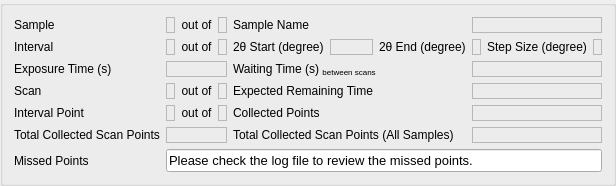
        <widget class="QGroupBox" name="statusGroupBox">
         <property name="sizePolicy">
          <sizepolicy hsizetype="Preferred" vsizetype="Preferred">
           <horstretch>0</horstretch>
           <verstretch>0</verstretch>
          </sizepolicy>
         </property>
         <property name="title">
          <string/>
         </property>
         <layout class="QGridLayout" name="gridLayout_5">
          <item row="1" column="3">
           <widget class="QELabel" name="intervalsVal">
            <property name="cursor">
             <cursorShape>IBeamCursor</cursorShape>
            </property>
            <property name="frameShape">
             <enum>QFrame::StyledPanel</enum>
            </property>
            <property name="alignment">
             <set>Qt::AlignCenter</set>
            </property>
            <property name="variable" stdset="0">
             <string>$(P)Intervals</string>
            </property>
            <property name="variableSubstitutions" stdset="0">
             <string>P=MS:</string>
            </property>
            <property name="variableAsToolTip">
             <bool>false</bool>
            </property>
            <property name="displayAlarmStateOption" stdset="0">
             <enum>QELabel::Never</enum>
            </property>
            <property name="addUnits">
             <bool>false</bool>
            </property>
           </widget>
          </item>
          <item row="0" column="2">
           <widget class="QLabel" name="outOf1">
            <property name="text">
             <string>out of</string>
            </property>
            <property name="alignment">
             <set>Qt::AlignCenter</set>
            </property>
           </widget>
          </item>
          <item row="1" column="8">
           <widget class="QLabel" name="twoThetaStepSizeLabel">
            <property name="text">
             <string>Step Size (degree)</string>
            </property>
            <property name="alignment">
             <set>Qt::AlignLeading|Qt::AlignLeft|Qt::AlignVCenter</set>
            </property>
           </widget>
          </item>
          <item row="4" column="2">
           <widget class="QLabel" name="outOf4">
            <property name="text">
             <string>out of</string>
            </property>
            <property name="alignment">
             <set>Qt::AlignCenter</set>
            </property>
           </widget>
          </item>
          <item row="0" column="0">
           <widget class="QLabel" name="sampleLabel">
            <property name="text">
             <string>Sample</string>
            </property>
           </widget>
          </item>
          <item row="4" column="0">
           <widget class="QLabel" name="pointLabel">
            <property name="text">
             <string>Interval Point</string>
            </property>
           </widget>
          </item>
          <item row="6" column="0">
           <widget class="QLabel" name="missedPointsLabel">
            <property name="text">
             <string>Missed Points</string>
            </property>
           </widget>
          </item>
          <item row="1" column="1">
           <widget class="QELabel" name="intervalVal">
            <property name="cursor">
             <cursorShape>IBeamCursor</cursorShape>
            </property>
            <property name="frameShape">
             <enum>QFrame::StyledPanel</enum>
            </property>
            <property name="alignment">
             <set>Qt::AlignCenter</set>
            </property>
            <property name="variable" stdset="0">
             <string>$(P)CurrentInterval</string>
            </property>
            <property name="variableSubstitutions" stdset="0">
             <string>P=MS:</string>
            </property>
            <property name="variableAsToolTip">
             <bool>false</bool>
            </property>
            <property name="displayAlarmStateOption" stdset="0">
             <enum>QELabel::Never</enum>
            </property>
            <property name="addUnits">
             <bool>false</bool>
            </property>
           </widget>
          </item>
          <item row="1" column="5">
           <widget class="QELabel" name="twoThetaStartVal">
            <property name="cursor">
             <cursorShape>IBeamCursor</cursorShape>
            </property>
            <property name="frameShape">
             <enum>QFrame::StyledPanel</enum>
            </property>
            <property name="alignment">
             <set>Qt::AlignCenter</set>
            </property>
            <property name="variable" stdset="0">
             <string>MS:StartPoint$(N)</string>
            </property>
            <property name="variableSubstitutions" stdset="0">
             <string>N=1</string>
            </property>
            <property name="variableAsToolTip">
             <bool>false</bool>
            </property>
            <property name="displayAlarmStateOption" stdset="0">
             <enum>QELabel::Never</enum>
            </property>
            <property name="useDbPrecision">
             <bool>false</bool>
            </property>
            <property name="addUnits">
             <bool>false</bool>
            </property>
           </widget>
          </item>
          <item row="3" column="0">
           <widget class="QLabel" name="scanLabel">
            <property name="text">
             <string>Scan</string>
            </property>
           </widget>
          </item>
          <item row="3" column="2">
           <widget class="QLabel" name="outOf3">
            <property name="text">
             <string>out of</string>
            </property>
            <property name="alignment">
             <set>Qt::AlignCenter</set>
            </property>
           </widget>
          </item>
          <item row="1" column="7">
           <widget class="QELabel" name="twoThetaEndVal">
            <property name="cursor">
             <cursorShape>IBeamCursor</cursorShape>
            </property>
            <property name="frameShape">
             <enum>QFrame::StyledPanel</enum>
            </property>
            <property name="alignment">
             <set>Qt::AlignCenter</set>
            </property>
            <property name="variable" stdset="0">
             <string>MS:EndPoint$(N)</string>
            </property>
            <property name="variableSubstitutions" stdset="0">
             <string>N=1</string>
            </property>
            <property name="variableAsToolTip">
             <bool>false</bool>
            </property>
            <property name="displayAlarmStateOption" stdset="0">
             <enum>QELabel::Never</enum>
            </property>
            <property name="useDbPrecision">
             <bool>false</bool>
            </property>
            <property name="addUnits">
             <bool>false</bool>
            </property>
           </widget>
          </item>
          <item row="1" column="4">
           <widget class="QLabel" name="twoThetaStartLabel">
            <property name="text">
             <string>2θ Start (degree)</string>
            </property>
            <property name="alignment">
             <set>Qt::AlignLeading|Qt::AlignLeft|Qt::AlignVCenter</set>
            </property>
           </widget>
          </item>
          <item row="4" column="3">
           <widget class="QELabel" name="pointsVal">
            <property name="cursor">
             <cursorShape>IBeamCursor</cursorShape>
            </property>
            <property name="frameShape">
             <enum>QFrame::StyledPanel</enum>
            </property>
            <property name="alignment">
             <set>Qt::AlignCenter</set>
            </property>
            <property name="variable" stdset="0">
             <string>$(P)TotalPoints</string>
            </property>
            <property name="variableSubstitutions" stdset="0">
             <string>P=MS:</string>
            </property>
            <property name="variableAsToolTip">
             <bool>false</bool>
            </property>
            <property name="displayAlarmStateOption" stdset="0">
             <enum>QELabel::Never</enum>
            </property>
            <property name="addUnits">
             <bool>false</bool>
            </property>
           </widget>
          </item>
          <item row="3" column="1">
           <widget class="QELabel" name="scanVal">
            <property name="cursor">
             <cursorShape>IBeamCursor</cursorShape>
            </property>
            <property name="frameShape">
             <enum>QFrame::StyledPanel</enum>
            </property>
            <property name="alignment">
             <set>Qt::AlignCenter</set>
            </property>
            <property name="variable" stdset="0">
             <string>$(P)CurrentScan</string>
            </property>
            <property name="variableSubstitutions" stdset="0">
             <string>P=MS:</string>
            </property>
            <property name="variableAsToolTip">
             <bool>false</bool>
            </property>
            <property name="displayAlarmStateOption" stdset="0">
             <enum>QELabel::Never</enum>
            </property>
            <property name="addUnits">
             <bool>false</bool>
            </property>
           </widget>
          </item>
          <item row="4" column="1">
           <widget class="QELabel" name="pointVal">
            <property name="cursor">
             <cursorShape>IBeamCursor</cursorShape>
            </property>
            <property name="frameShape">
             <enum>QFrame::StyledPanel</enum>
            </property>
            <property name="alignment">
             <set>Qt::AlignCenter</set>
            </property>
            <property name="variable" stdset="0">
             <string>$(P)CurrentPoint</string>
            </property>
            <property name="variableSubstitutions" stdset="0">
             <string>P=MS:</string>
            </property>
            <property name="variableAsToolTip">
             <bool>false</bool>
            </property>
            <property name="displayAlarmStateOption" stdset="0">
             <enum>QELabel::Never</enum>
            </property>
            <property name="addUnits">
             <bool>false</bool>
            </property>
           </widget>
          </item>
          <item row="5" column="0">
           <widget class="QLabel" name="totalCollectedScanPointsLabel">
            <property name="text">
             <string>Total Collected Scan Points</string>
            </property>
           </widget>
          </item>
          <item row="1" column="0">
           <widget class="QLabel" name="intervalLabel">
            <property name="text">
             <string>Interval</string>
            </property>
           </widget>
          </item>
          <item row="2" column="0">
           <widget class="QLabel" name="exposureTimeLabel">
            <property name="text">
             <string>Exposure Time (s)</string>
            </property>
            <property name="alignment">
             <set>Qt::AlignLeading|Qt::AlignLeft|Qt::AlignVCenter</set>
            </property>
           </widget>
          </item>
          <item row="0" column="1">
           <widget class="QELabel" name="currentSampleVal">
            <property name="cursor">
             <cursorShape>IBeamCursor</cursorShape>
            </property>
            <property name="frameShape">
             <enum>QFrame::StyledPanel</enum>
            </property>
            <property name="alignment">
             <set>Qt::AlignCenter</set>
            </property>
            <property name="variable" stdset="0">
             <string>$(P)CurrentSample</string>
            </property>
            <property name="variableSubstitutions" stdset="0">
             <string>P=MS:</string>
            </property>
            <property name="variableAsToolTip">
             <bool>false</bool>
            </property>
            <property name="displayAlarmStateOption" stdset="0">
             <enum>QELabel::Never</enum>
            </property>
            <property name="addUnits">
             <bool>false</bool>
            </property>
           </widget>
          </item>
          <item row="1" column="6">
           <widget class="QLabel" name="twoThetaEndLabel">
            <property name="text">
             <string>2θ End (degree)</string>
            </property>
            <property name="alignment">
             <set>Qt::AlignLeading|Qt::AlignLeft|Qt::AlignVCenter</set>
            </property>
           </widget>
          </item>
          <item row="3" column="3">
           <widget class="QELabel" name="scansVal">
            <property name="cursor">
             <cursorShape>IBeamCursor</cursorShape>
            </property>
            <property name="frameShape">
             <enum>QFrame::StyledPanel</enum>
            </property>
            <property name="alignment">
             <set>Qt::AlignCenter</set>
            </property>
            <property name="variable" stdset="0">
             <string>$(P)Scans</string>
            </property>
            <property name="variableSubstitutions" stdset="0">
             <string>P=MS:</string>
            </property>
            <property name="variableAsToolTip">
             <bool>false</bool>
            </property>
            <property name="displayAlarmStateOption" stdset="0">
             <enum>QELabel::Never</enum>
            </property>
            <property name="addUnits">
             <bool>false</bool>
            </property>
           </widget>
          </item>
          <item row="1" column="2">
           <widget class="QLabel" name="outOf2">
            <property name="text">
             <string>out of</string>
            </property>
            <property name="alignment">
             <set>Qt::AlignCenter</set>
            </property>
           </widget>
          </item>
          <item row="1" column="9">
           <widget class="QELabel" name="twoThetaStepSizeVal">
            <property name="cursor">
             <cursorShape>IBeamCursor</cursorShape>
            </property>
            <property name="frameShape">
             <enum>QFrame::StyledPanel</enum>
            </property>
            <property name="alignment">
             <set>Qt::AlignCenter</set>
            </property>
            <property name="variable" stdset="0">
             <string>MS:StepSize$(N)</string>
            </property>
            <property name="variableSubstitutions" stdset="0">
             <string>N=1</string>
            </property>
            <property name="variableAsToolTip">
             <bool>false</bool>
            </property>
            <property name="displayAlarmStateOption" stdset="0">
             <enum>QELabel::Never</enum>
            </property>
            <property name="useDbPrecision">
             <bool>false</bool>
            </property>
            <property name="leadingZero">
             <bool>true</bool>
            </property>
            <property name="trailingZeros">
             <bool>true</bool>
            </property>
            <property name="addUnits">
             <bool>false</bool>
            </property>
           </widget>
          </item>
          <item row="3" column="7" colspan="3">
           <widget class="QELabel" name="intervalRemainingTimeVl">
            <property name="cursor">
             <cursorShape>IBeamCursor</cursorShape>
            </property>
            <property name="frameShape">
             <enum>QFrame::StyledPanel</enum>
            </property>
            <property name="alignment">
             <set>Qt::AlignCenter</set>
            </property>
            <property name="variable" stdset="0">
             <string>$(P)IntervalRemTime</string>
            </property>
            <property name="variableSubstitutions" stdset="0">
             <string>P=MS:</string>
            </property>
            <property name="variableAsToolTip">
             <bool>false</bool>
            </property>
            <property name="displayAlarmStateOption" stdset="0">
             <enum>QELabel::Never</enum>
            </property>
            <property name="addUnits">
             <bool>false</bool>
            </property>
           </widget>
          </item>
          <item row="4" column="7" colspan="3">
           <widget class="QELabel" name="collectedPointsVal">
            <property name="cursor">
             <cursorShape>IBeamCursor</cursorShape>
            </property>
            <property name="frameShape">
             <enum>QFrame::StyledPanel</enum>
            </property>
            <property name="alignment">
             <set>Qt::AlignCenter</set>
            </property>
            <property name="variable" stdset="0">
             <string>$(P)CollectedPoints</string>
            </property>
            <property name="variableSubstitutions" stdset="0">
             <string>P=MS:</string>
            </property>
            <property name="variableAsToolTip">
             <bool>false</bool>
            </property>
            <property name="displayAlarmStateOption" stdset="0">
             <enum>QELabel::Never</enum>
            </property>
            <property name="addUnits">
             <bool>false</bool>
            </property>
           </widget>
          </item>
          <item row="5" column="7" colspan="3">
           <widget class="QELabel" name="allSamplesTotalCollectedScanPointsVal">
            <property name="cursor">
             <cursorShape>IBeamCursor</cursorShape>
            </property>
            <property name="frameShape">
             <enum>QFrame::StyledPanel</enum>
            </property>
            <property name="alignment">
             <set>Qt::AlignCenter</set>
            </property>
            <property name="variable" stdset="0">
             <string>$(P)AllTotalCollectedPoints</string>
            </property>
            <property name="variableSubstitutions" stdset="0">
             <string>P=MS:</string>
            </property>
            <property name="variableAsToolTip">
             <bool>false</bool>
            </property>
            <property name="displayAlarmStateOption" stdset="0">
             <enum>QELabel::Never</enum>
            </property>
            <property name="addUnits">
             <bool>false</bool>
            </property>
           </widget>
          </item>
          <item row="5" column="4" colspan="3">
           <widget class="QLabel" name="allSamplesTotalCollectedScanPointsLabel">
            <property name="text">
             <string>Total Collected Scan Points (All Samples)</string>
            </property>
           </widget>
          </item>
          <item row="6" column="1" colspan="9">
           <widget class="QLineEdit" name="missedPointsVal">
            <property name="font">
             <font>
              <pointsize>10</pointsize>
             </font>
            </property>
            <property name="text">
             <string>Please check the log file to review the missed points.</string>
            </property>
            <property name="dragEnabled">
             <bool>true</bool>
            </property>
            <property name="readOnly">
             <bool>true</bool>
            </property>
           </widget>
          </item>
          <item row="2" column="7" colspan="3">
           <widget class="QELabel" name="waitingTimeVal">
            <property name="cursor">
             <cursorShape>IBeamCursor</cursorShape>
            </property>
            <property name="frameShape">
             <enum>QFrame::StyledPanel</enum>
            </property>
            <property name="alignment">
             <set>Qt::AlignCenter</set>
            </property>
            <property name="variable" stdset="0">
             <string>$(P)WaitingTime</string>
            </property>
            <property name="variableSubstitutions" stdset="0">
             <string>P=MS:</string>
            </property>
            <property name="variableAsToolTip">
             <bool>false</bool>
            </property>
            <property name="displayAlarmStateOption" stdset="0">
             <enum>QELabel::Never</enum>
            </property>
            <property name="useDbPrecision">
             <bool>false</bool>
            </property>
            <property name="addUnits">
             <bool>false</bool>
            </property>
           </widget>
          </item>
          <item row="3" column="4" colspan="2">
           <widget class="QLabel" name="scanRemainingTimeLabel">
            <property name="text">
             <string>Expected Remaining Time</string>
            </property>
           </widget>
          </item>
          <item row="4" column="4" colspan="2">
           <widget class="QLabel" name="collectedPointsLabel">
            <property name="text">
             <string>Collected Points</string>
            </property>
           </widget>
          </item>
          <item row="0" column="7" colspan="3">
           <widget class="QELabel" name="sampleNameVal">
            <property name="cursor">
             <cursorShape>IBeamCursor</cursorShape>
            </property>
            <property name="frameShape">
             <enum>QFrame::StyledPanel</enum>
            </property>
            <property name="alignment">
             <set>Qt::AlignCenter</set>
            </property>
            <property name="variable" stdset="0">
             <string>$(P)SampleName</string>
            </property>
            <property name="variableSubstitutions" stdset="0">
             <string>P=MS:</string>
            </property>
            <property name="variableAsToolTip">
             <bool>false</bool>
            </property>
            <property name="displayAlarmStateOption" stdset="0">
             <enum>QELabel::Never</enum>
            </property>
            <property name="addUnits">
             <bool>false</bool>
            </property>
           </widget>
          </item>
          <item row="0" column="3">
           <widget class="QELabel" name="samplesVal">
            <property name="cursor">
             <cursorShape>IBeamCursor</cursorShape>
            </property>
            <property name="frameShape">
             <enum>QFrame::StyledPanel</enum>
            </property>
            <property name="alignment">
             <set>Qt::AlignCenter</set>
            </property>
            <property name="variable" stdset="0">
             <string>$(P)Samples</string>
            </property>
            <property name="variableSubstitutions" stdset="0">
             <string>P=MS:</string>
            </property>
            <property name="variableAsToolTip">
             <bool>false</bool>
            </property>
            <property name="displayAlarmStateOption" stdset="0">
             <enum>QELabel::Never</enum>
            </property>
            <property name="addUnits">
             <bool>false</bool>
            </property>
           </widget>
          </item>
          <item row="0" column="4" colspan="3">
           <widget class="QLabel" name="sampleNameLabel">
            <property name="text">
             <string>Sample Name</string>
            </property>
           </widget>
          </item>
          <item row="5" column="1" colspan="3">
           <widget class="QELabel" name="totalCollectedScanPointsVal">
            <property name="cursor">
             <cursorShape>IBeamCursor</cursorShape>
            </property>
            <property name="frameShape">
             <enum>QFrame::StyledPanel</enum>
            </property>
            <property name="alignment">
             <set>Qt::AlignCenter</set>
            </property>
            <property name="variable" stdset="0">
             <string>$(P)TotalCollectedPoints</string>
            </property>
            <property name="variableSubstitutions" stdset="0">
             <string>P=MS:</string>
            </property>
            <property name="variableAsToolTip">
             <bool>false</bool>
            </property>
            <property name="displayAlarmStateOption" stdset="0">
             <enum>QELabel::Never</enum>
            </property>
            <property name="addUnits">
             <bool>false</bool>
            </property>
           </widget>
          </item>
          <item row="2" column="1" colspan="3">
           <widget class="QELabel" name="exposureTimeVal">
            <property name="cursor">
             <cursorShape>IBeamCursor</cursorShape>
            </property>
            <property name="frameShape">
             <enum>QFrame::StyledPanel</enum>
            </property>
            <property name="alignment">
             <set>Qt::AlignCenter</set>
            </property>
            <property name="variable" stdset="0">
             <string>MS:ExposureTime$(N)</string>
            </property>
            <property name="variableSubstitutions" stdset="0">
             <string>N=1</string>
            </property>
            <property name="variableAsToolTip">
             <bool>false</bool>
            </property>
            <property name="displayAlarmStateOption" stdset="0">
             <enum>QELabel::Never</enum>
            </property>
            <property name="useDbPrecision">
             <bool>false</bool>
            </property>
            <property name="addUnits">
             <bool>false</bool>
            </property>
           </widget>
          </item>
          <item row="2" column="4" colspan="3">
           <widget class="QLabel" name="waitingTimeLabel">
            <property name="text">
             <string>&lt;html&gt;&lt;head/&gt;&lt;body&gt;&lt;p&gt;Waiting Time (s) &lt;span style=&quot; vertical-align:sub;&quot;&gt;between scans&lt;/span&gt;&lt;/p&gt;&lt;/body&gt;&lt;/html&gt;</string>
            </property>
           </widget>
          </item>
         </layout>
        </widget>
